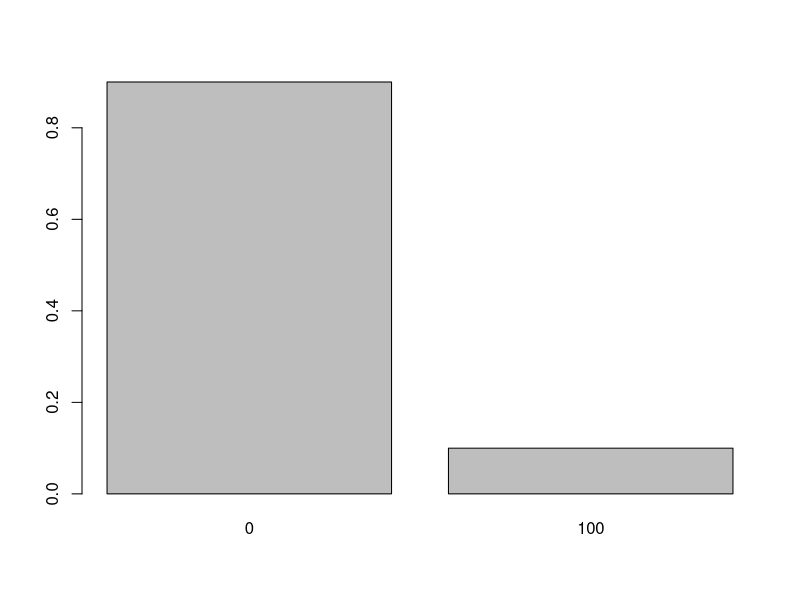
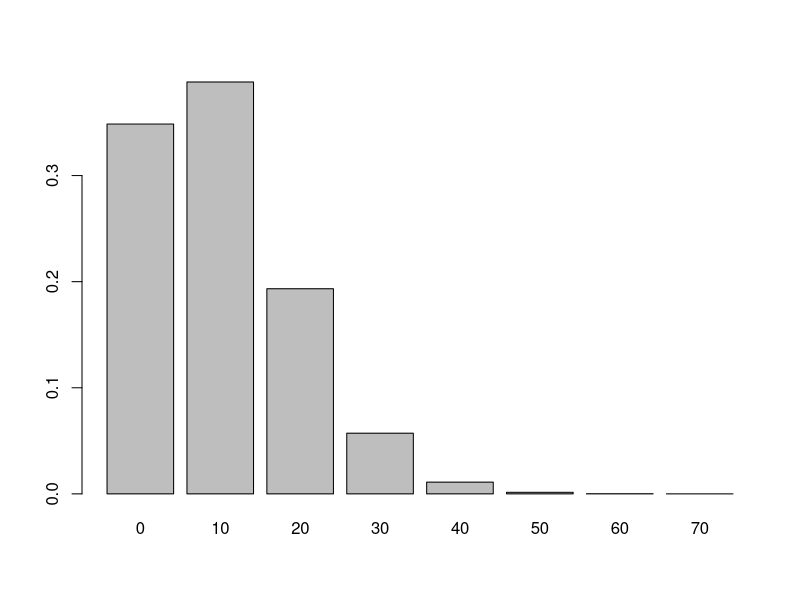

Write R code to recreate these figures, in order.
## ---- chunk 1
knitr::opts_chunk$set(echo = TRUE)
## ---- chunk 2
big_well <- function(N) 100*rbinom(N, 1, 0.1)
sma_well <- function(N)  10*rbinom(N, 10, 0.1)
set.seed(23459874)
## ---- chunk 3
sma_well(1E6) |>
  table() |>
  proportions()
## ---- chunk 4

(big_well(1E6) |>
  table() |>
  proportions())

## ---- chunk 5
barplot(big_well(1E6) |>
  table() |>
  proportions())
## ---- chunk 6
barplot(sma_well(1E6) |>
  table() |>
  proportions())
